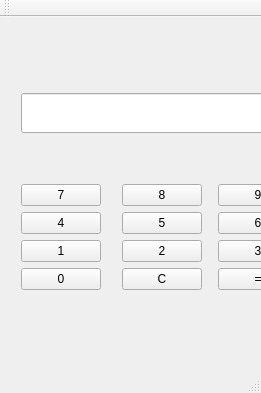
<?xml version="1.0" encoding="UTF-8"?>
<ui version="4.0">
 <class>MainWindow</class>
 <widget class="QMainWindow" name="MainWindow">
  <property name="windowModality">
   <enum>Qt::ApplicationModal</enum>
  </property>
  <property name="geometry">
   <rect>
    <x>0</x>
    <y>0</y>
    <width>261</width>
    <height>393</height>
   </rect>
  </property>
  <property name="sizePolicy">
   <sizepolicy hsizetype="Fixed" vsizetype="Fixed">
    <horstretch>0</horstretch>
    <verstretch>0</verstretch>
   </sizepolicy>
  </property>
  <property name="windowTitle">
   <string>Calculator</string>
  </property>
  <widget class="QWidget" name="centralWidget">
   <property name="sizePolicy">
    <sizepolicy hsizetype="Fixed" vsizetype="Fixed">
     <horstretch>0</horstretch>
     <verstretch>0</verstretch>
    </sizepolicy>
   </property>
   <widget class="QWidget" name="verticalLayoutWidget_5">
    <property name="geometry">
     <rect>
      <x>10</x>
      <y>20</y>
      <width>247</width>
      <height>311</height>
     </rect>
    </property>
    <layout class="QVBoxLayout" name="verticalLayout_9">
     <property name="spacing">
      <number>0</number>
     </property>
     <property name="sizeConstraint">
      <enum>QLayout::SetMinimumSize</enum>
     </property>
     <item>
      <widget class="QLineEdit" name="display">
       <property name="minimumSize">
        <size>
         <width>0</width>
         <height>40</height>
        </size>
       </property>
       <property name="maximumSize">
        <size>
         <width>16777215</width>
         <height>16777215</height>
        </size>
       </property>
       <property name="font">
        <font>
         <family>Microsoft Sans Serif</family>
         <pointsize>20</pointsize>
        </font>
       </property>
       <property name="styleSheet">
        <string notr="true">padding-left:5px;</string>
       </property>
       <property name="text">
        <string/>
       </property>
       <property name="maxLength">
        <number>32771</number>
       </property>
       <property name="frame">
        <bool>true</bool>
       </property>
       <property name="cursorPosition">
        <number>0</number>
       </property>
      </widget>
     </item>
     <item>
      <layout class="QHBoxLayout" name="horizontalLayout">
       <property name="topMargin">
        <number>6</number>
       </property>
       <item>
        <layout class="QVBoxLayout" name="first">
         <property name="leftMargin">
          <number>0</number>
         </property>
         <property name="rightMargin">
          <number>10</number>
         </property>
         <item>
          <widget class="QPushButton" name="button_seven">
           <property name="text">
            <string>7</string>
           </property>
          </widget>
         </item>
         <item>
          <widget class="QPushButton" name="button_four">
           <property name="text">
            <string>4</string>
           </property>
          </widget>
         </item>
         <item>
          <widget class="QPushButton" name="button_one">
           <property name="text">
            <string>1</string>
           </property>
          </widget>
         </item>
         <item>
          <widget class="QPushButton" name="button_zero">
           <property name="text">
            <string>0</string>
           </property>
          </widget>
         </item>
        </layout>
       </item>
       <item>
        <layout class="QVBoxLayout" name="second">
         <property name="leftMargin">
          <number>5</number>
         </property>
         <property name="rightMargin">
          <number>5</number>
         </property>
         <item>
          <widget class="QPushButton" name="button_eight">
           <property name="text">
            <string>8</string>
           </property>
          </widget>
         </item>
         <item>
          <widget class="QPushButton" name="button_five">
           <property name="text">
            <string>5</string>
           </property>
          </widget>
         </item>
         <item>
          <widget class="QPushButton" name="button_two">
           <property name="text">
            <string>2</string>
           </property>
          </widget>
         </item>
         <item>
          <widget class="QPushButton" name="button_clear">
           <property name="text">
            <string>C</string>
           </property>
          </widget>
         </item>
        </layout>
       </item>
       <item>
        <layout class="QVBoxLayout" name="third">
         <property name="leftMargin">
          <number>5</number>
         </property>
         <property name="rightMargin">
          <number>5</number>
         </property>
         <item>
          <widget class="QPushButton" name="button_nine">
           <property name="text">
            <string>9</string>
           </property>
          </widget>
         </item>
         <item>
          <widget class="QPushButton" name="button_six">
           <property name="text">
            <string>6</string>
           </property>
          </widget>
         </item>
         <item>
          <widget class="QPushButton" name="button_three">
           <property name="text">
            <string>3</string>
           </property>
          </widget>
         </item>
         <item>
          <widget class="QPushButton" name="button_equal">
           <property name="text">
            <string>=</string>
           </property>
          </widget>
         </item>
        </layout>
       </item>
       <item>
        <layout class="QVBoxLayout" name="fourth">
         <property name="leftMargin">
          <number>10</number>
         </property>
         <property name="rightMargin">
          <number>0</number>
         </property>
         <item>
          <widget class="QPushButton" name="button_add">
           <property name="text">
            <string>+</string>
           </property>
          </widget>
         </item>
         <item>
          <widget class="QPushButton" name="button_subtract">
           <property name="text">
            <string>-</string>
           </property>
          </widget>
         </item>
         <item>
          <widget class="QPushButton" name="button_multiply">
           <property name="text">
            <string>*</string>
           </property>
          </widget>
         </item>
         <item>
          <widget class="QPushButton" name="button_division">
           <property name="text">
            <string>/</string>
           </property>
          </widget>
         </item>
        </layout>
       </item>
      </layout>
     </item>
    </layout>
   </widget>
  </widget>
  <widget class="QMenuBar" name="menuBar">
   <property name="geometry">
    <rect>
     <x>0</x>
     <y>0</y>
     <width>261</width>
     <height>22</height>
    </rect>
   </property>
  </widget>
  <widget class="QToolBar" name="mainToolBar">
   <attribute name="toolBarArea">
    <enum>TopToolBarArea</enum>
   </attribute>
   <attribute name="toolBarBreak">
    <bool>false</bool>
   </attribute>
  </widget>
  <widget class="QStatusBar" name="statusBar"/>
 </widget>
 <layoutdefault spacing="6" margin="11"/>
 <resources/>
 <connections/>
</ui>
